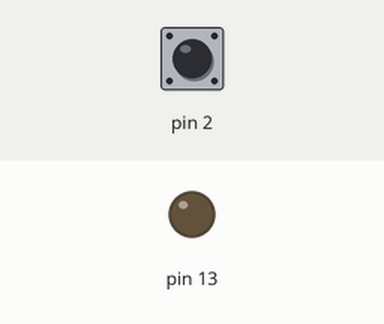
A sketch run on a simulated Arduino Uno, built with avr-gcc and run on an emulated ATmega328P. Shown: output pins drawn as LEDs (lit = HIGH). Inputs (shaded band) come from the test bench; at power-on: pin 2 HIGH.

Above: at 1.2 s.
1.3 s: pin 2 pulled LOW for 0.15 s
At 1.37 s:
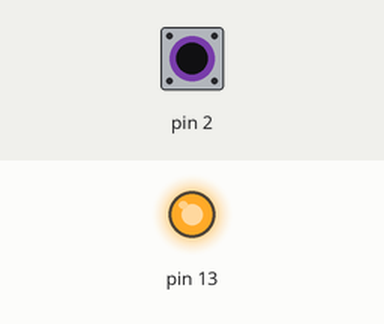
2.9 s: pin 2 pulled LOW for 3.2 s
At 7.5 s:
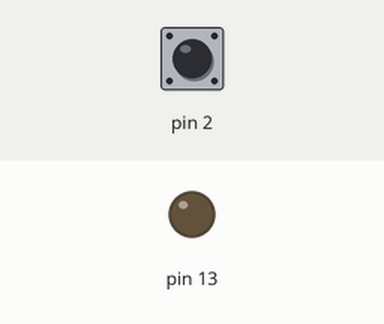
Timing chart, 0 to 9.0 s (numbered marks = the images above; inputs shaded):
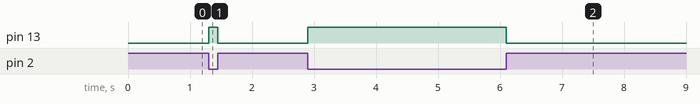

The sketch:

receive_signal.ino
```cpp
void setup() {
  // put your setup code here, to run once:
  pinMode(13, OUTPUT);
  pinMode(2, INPUT_PULLUP);
}

void loop() {
  // put your main code here, to run repeatedly:
  digitalWrite(13, !digitalRead(2));
}
```

Measured:
- after the input at 1.3 s, pin 13: LOW → HIGH at once, → LOW 0.15 s later
- after the input at 2.9 s, pin 13: LOW → HIGH at once, → LOW 3.2 s later
